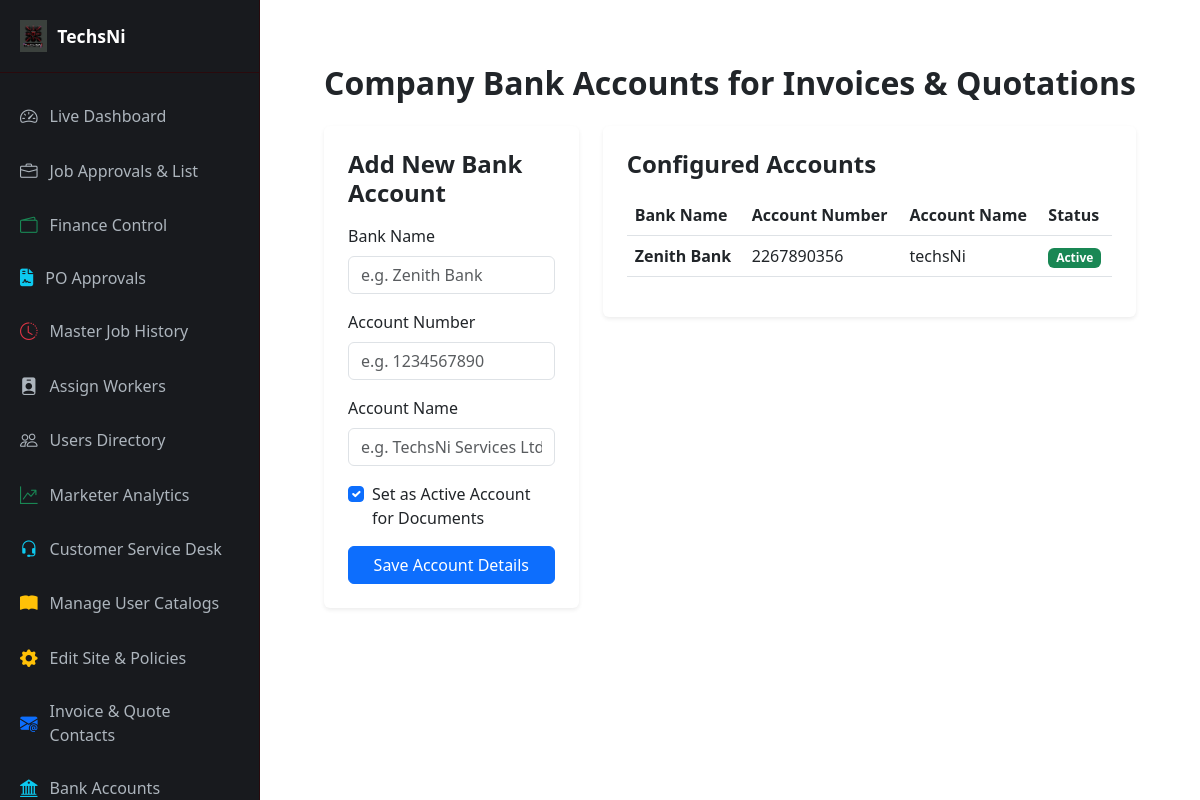
Page /services/ceo/bank-accounts/ (signed in) on the committed database.
### services/models.py (models this page shows, shortened)
class CompanyBankAccount(models.Model):
    bank_name = models.CharField(max_length=100)
    account_number = models.CharField(max_length=20)
    account_name = models.CharField(max_length=255)
    is_active = models.BooleanField(default=True, help_text="Only one active account should be shown on invoices and quotations.")
    updated_at = models.DateTimeField(auto_now=True)
    class Meta:
        verbose_name = "Service Bank Account"
        verbose_name_plural = "Service Bank Accounts"

### services/views.py (the view, shortened to what this page needs)
# urls.py: path('ceo/bank-accounts/', views.service_bank_accounts_view, name='service_bank_accounts'),
@login_required
def service_bank_accounts_view(request):
    if not request.user.is_staff and not getattr(request.user, 'is_ceo', False):
        return redirect('service_home')
    accounts = CompanyBankAccount.objects.all()
    context = {'accounts': accounts}
    return render(request, 'services/dashboards/bank_accounts.html', context)

### services/templates/services/dashboards/bank_accounts.html (shortened to what this page needs)
{% extends 'services/dashboards/base_dashboard.html' %}
{% block content %}
<div class="container-fluid py-4">
    <h2 class="mb-4 fw-bold">Company Bank Accounts for Invoices & Quotations</h2>
    <div class="row">
        <div class="col-md-4">
            <div class="card shadow-sm border-0 p-4 mb-4">
                <h4 class="fw-bold mb-3">Add New Bank Account</h4>
                <form method="POST">
                    <div class="mb-3">
                        <label class="form-label">Bank Name</label>
                        <input type="text" name="bank_name" class="form-control" required placeholder="e.g. Zenith Bank">
                    </div>
                    <div class="mb-3">
                        <label class="form-label">Account Number</label>
                        <input type="text" name="account_number" class="form-control" required placeholder="e.g. 1234567890">
                    </div>
                    <div class="mb-3">
                        <label class="form-label">Account Name</label>
                        <input type="text" name="account_name" class="form-control" required placeholder="e.g. TechsNi Services Ltd">
                    </div>
                    <div class="mb-3 form-check">
                        <input type="checkbox" name="is_active" class="form-check-input" id="isActiveCheck" checked>
                        <label class="form-check-label" for="isActiveCheck">Set as Active Account for Documents</label>
                    </div>
                    <button type="submit" class="btn btn-primary w-100">Save Account Details</button>
                </form>
            </div>
        </div>
        <div class="col-md-8">
            <div class="card shadow-sm border-0 p-4">
                <h4 class="fw-bold mb-3">Configured Accounts</h4>
                <table class="table align-middle">
                    <thead>
                        <tr>
                            <th>Bank Name</th>
                            <th>Account Number</th>
                            <th>Account Name</th>
                            <th>Status</th>
                        </tr>
                    </thead>
                    <tbody>
                        {% for acc in accounts %}
                            <tr>
                                <td class="fw-semibold">{{ acc.bank_name }}</td>
                                <td>{{ acc.account_number }}</td>
                                <td>{{ acc.account_name }}</td>
                                <td>
                                    {% if acc.is_active %}
                                        <span class="badge bg-success">Active</span>
                                    {% else %}
                                        <span class="badge bg-secondary">Inactive</span>
                                    {% endif %}
                                </td>
                            </tr>
                        {% empty %}
                            <tr>
                                <td colspan="4" class="text-center text-muted py-4">No bank accounts added yet.</td>
                            </tr>
                        {% endfor %}
                    </tbody>
                </table>
            </div>
        </div>
    </div>
</div>
{% endblock %}

### services/templates/services/dashboards/base_dashboard.html (style rules this page uses)
body { background-color: #f8f9fa; color: #212529; font-family: 'Segoe UI', Tahoma, Geneva, Verdana, sans-serif; min-height: 100vh; overflow-x: hidden; }

### rows in the picture
CompanyBankAccount: bank_name "Zenith Bank", account_number "2267890356", account_name "techsNi", is_active "Active"
